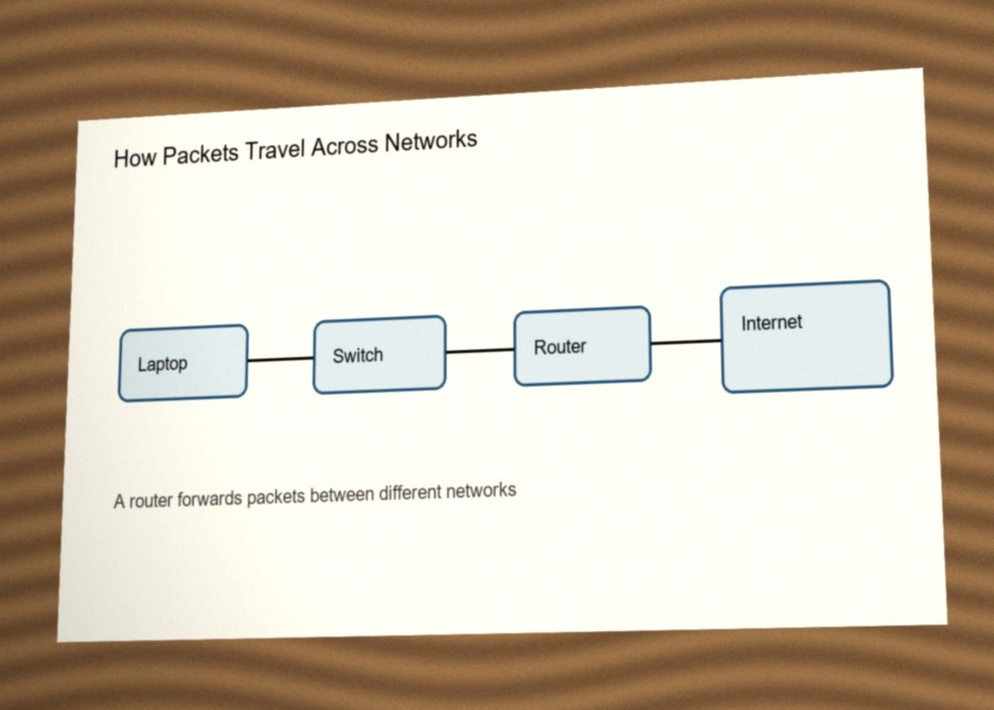
#> input picture backend/tests/fixtures/network_photo.jpg, 994 x 710 px, shrunk from 1400 x 1000 before the run
$ python -i store.py   (imports and definitions only)
#> lines starting #> are read from the running program, lines starting #| are printed output that depends on the picture
"""Storage for perceived images and lessons: in memory first, persisted under DATA_DIR.

DATA_DIR/images/<image_id>/original.png   processed image (every coordinate refers to it)
                           marked.png     Set-of-Mark debug image
                           perception.json
DATA_DIR/lessons/<lesson_id>.json
"""
from __future__ import annotations

import logging
import os
import re
import threading
import uuid
from collections import OrderedDict
from pathlib import Path

from PIL import Image

from app import config, perception
from app.perception.types import PerceptionResult
from app.schemas import Lesson

log = logging.getLogger(__name__)

_ID_RE = re.compile(r"^[A-Za-z0-9_-]{1,64}$")


def new_id() -> str:
    return uuid.uuid4().hex[:12]


def valid_id(value: str | None) -> bool:
    """True when `value` is safe to use as a file or folder name."""
    return bool(value) and _ID_RE.match(value) is not None


def image_url(image_id: str) -> str:
    return f"/api/images/{image_id}/original.png"


def marked_url(image_id: str) -> str:
    return f"/api/images/{image_id}/marked.png"


# [18 lines left out: functions _write_bytes, _png_bytes, not called in this run]


# [108 lines that did not run here, left out]


# [34 lines that did not run here, left out]

>>> import cv2
>>> picture = cv2.imread('../tests/fixtures/network_photo.jpg', cv2.IMREAD_GRAYSCALE)
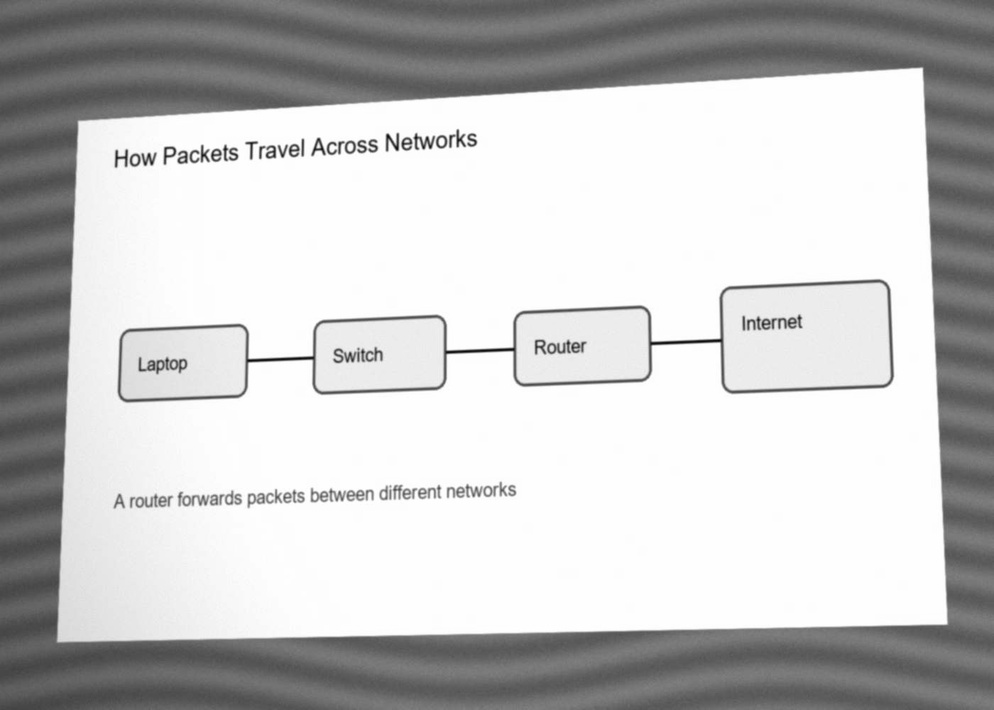
#> picture: shape (710, 994); min 7, max 255, mean 197.4
#> (the run stopped early here; a loop or call above may not have finished)

$ run again, on backend/tests/fixtures/bullets_formula.png
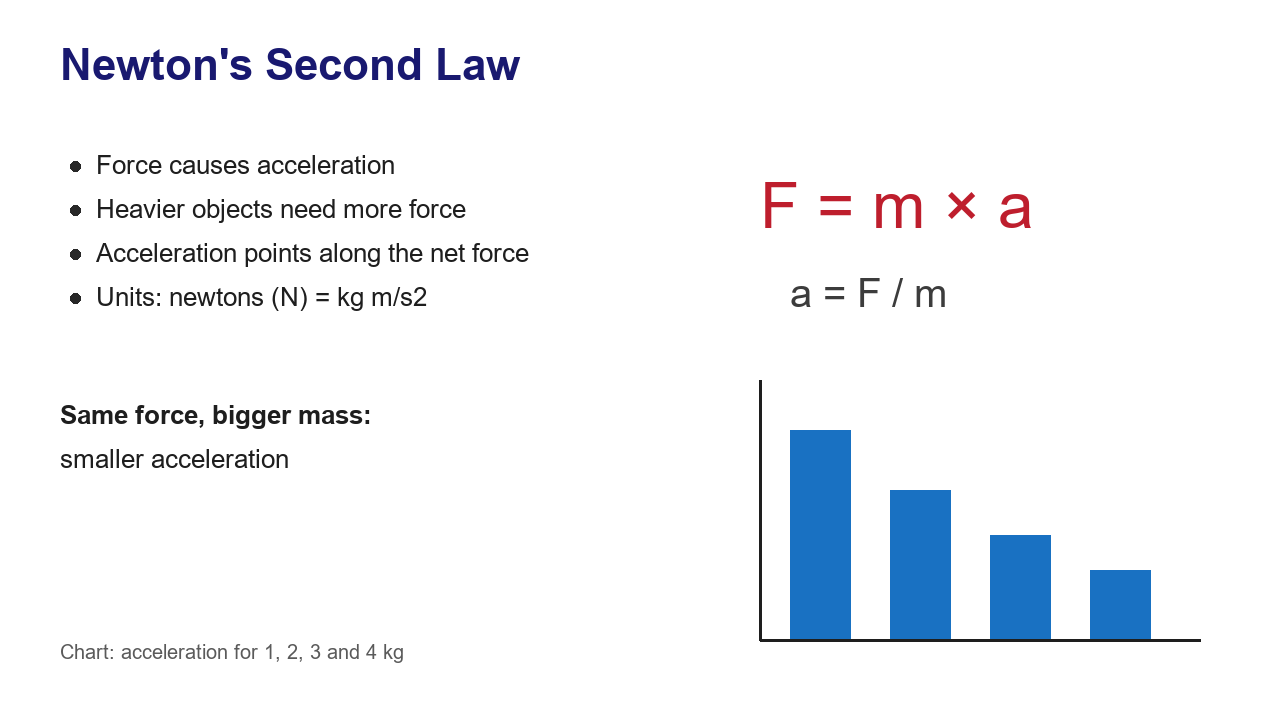
#> input picture backend/tests/fixtures/bullets_formula.png, 1280 x 720 px
#> `picture = cv2.imread('../tests/fixtures/network_photo.jpg', cv2.IMREAD..`:
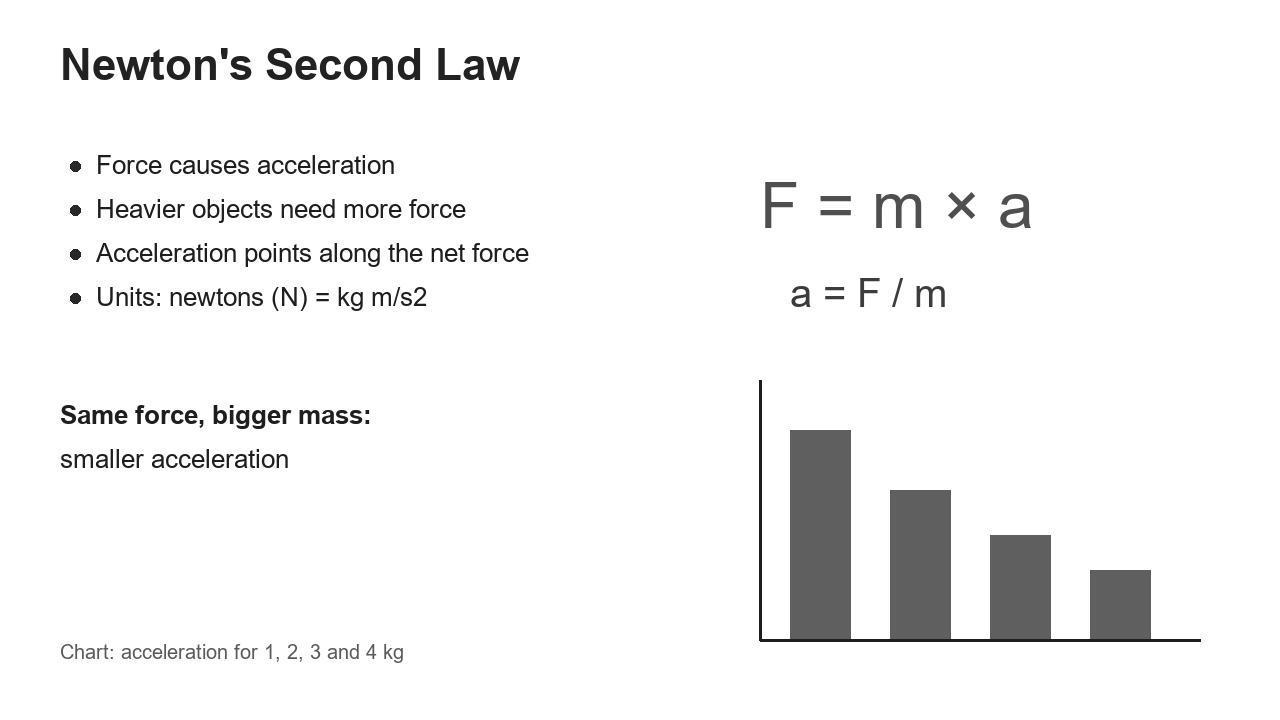
#> picture: shape (720, 1280); min 30, max 255, mean 243.7

$ run again, on backend/tests/fixtures/textbook_page.png
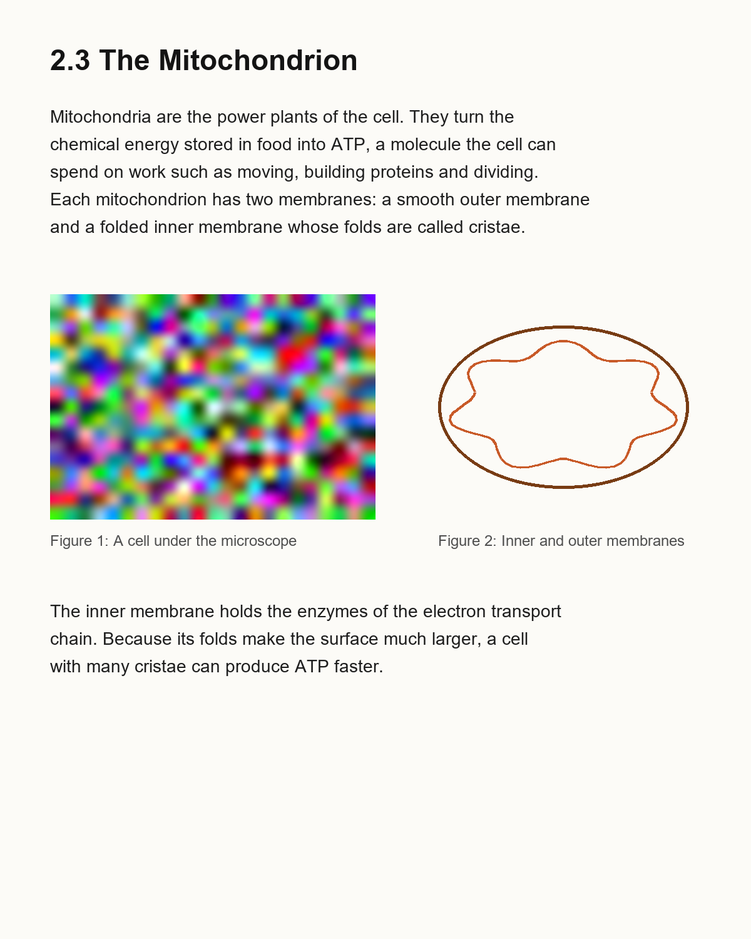
#> input picture backend/tests/fixtures/textbook_page.png, 751 x 939 px, shrunk from 1200 x 1500 before the run
#> `picture = cv2.imread('../tests/fixtures/network_photo.jpg', cv2.IMREAD..`:
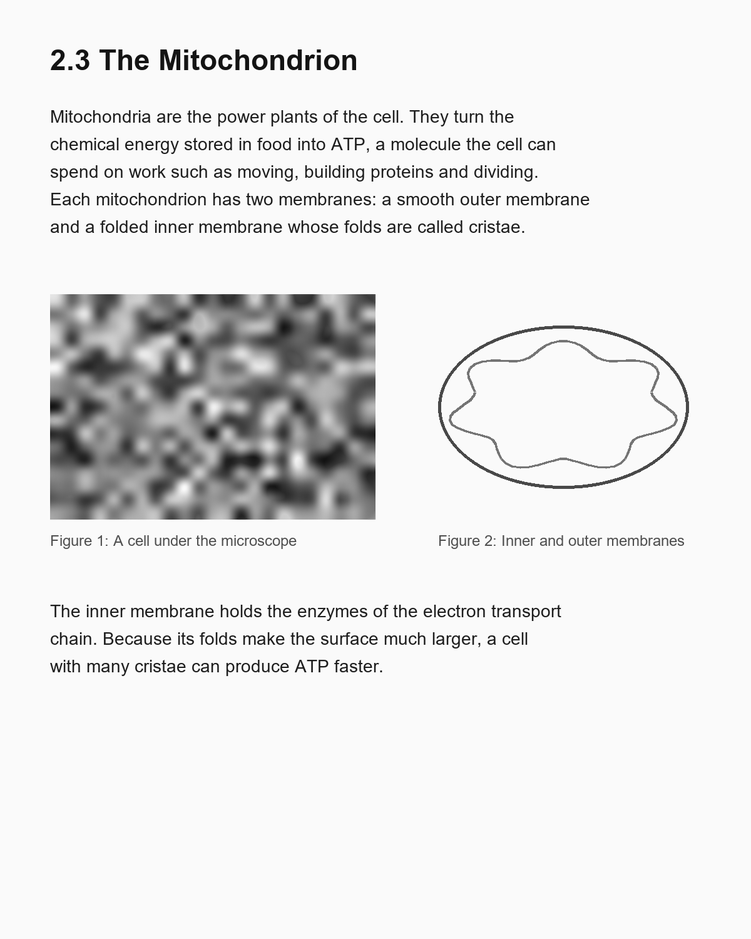
#> picture: shape (939, 751); min 0, max 255, mean 231
